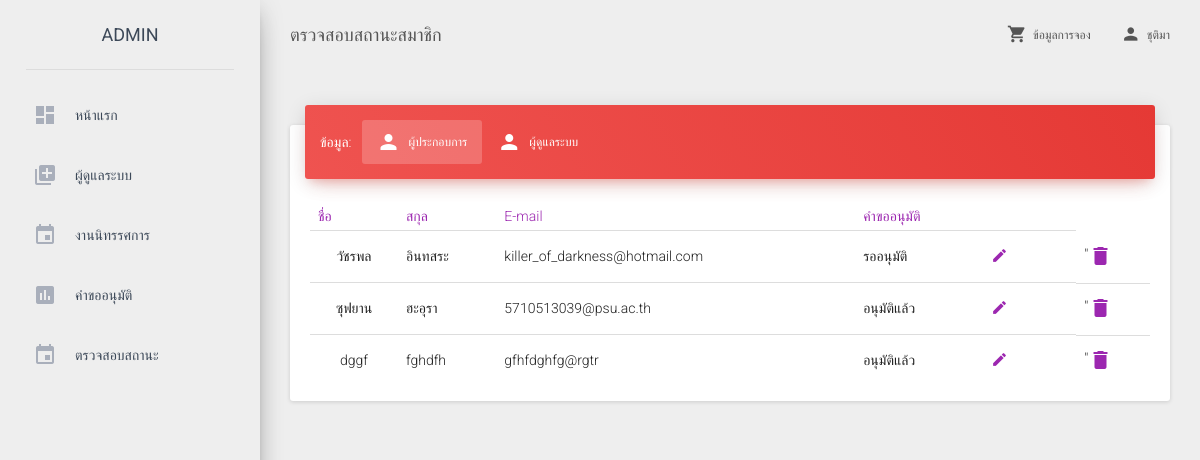
Page /admin_status_user.php (signed in) on the committed database.
### tables this page shows
CREATE TABLE `exhibitors` (
  `id` int(10) UNSIGNED NOT NULL,
  `name` char(50) NOT NULL,
  `lname` char(50) NOT NULL,
  `tel` varchar(10) NOT NULL,
  `email` varchar(50) NOT NULL,
  `username` varchar(50) NOT NULL,
  `password` varchar(50) NOT NULL,
  `company` varchar(100) NOT NULL,
  `address` varchar(100) NOT NULL,
  `role` char(50) NOT NULL,
  `is_enable` char(1) NOT NULL
);

### admin_status_user.php (the view, shortened to what this page needs)
    <!doctype html>
    <html lang="en">
    <head>
        <link href="css/m/bootstrap.min.css" rel="stylesheet" />
        <link href="css/m/material-dashboard.css?v=1.2.0" rel="stylesheet" />
        <link href="css/m/demo.css" rel="stylesheet" />
        <link href="http://maxcdn.bootstrapcdn.com/font-awesome/latest/css/font-awesome.min.css" rel="stylesheet">
    </head>
    <body>
        <div class="wrapper">
            <div class="sidebar" data-color="red">
                <div class="logo">
                    <a href="admin_home.php" class="simple-text">
                        ADMIN
                    </a>
                </div>
                <div class="sidebar-wrapper">
                    <ul class="nav">
                        <li>
                            <a href="admin_home.php">
                                <i class="material-icons">dashboard</i>
                                <p>หน้าแรก</p>
                            </a>
                        </li>
                        <li class="dropdown">
                            <a href="admin_add_user.php">
                                <i class="material-icons">library_add</i>
                                <p>ผู้ดูแลระบบ</p>
                            </a>
                        </li>
                        <li class="dropdown">
                            <a href="#" class="dropdown-toggle" data-toggle="dropdown">
                                <i class="material-icons">event</i>
                                <p>งานนิทรรศการ</p>
                            </a>
                        </li>
                     <li class="dropdown">
                            <a href="#" class="dropdown-toggle" data-toggle="dropdown">
                                <i class="material-icons">assessment</i>
                                <p>คำขออนุมัติ</p>
                            </a>
                        </li>
                        <li class="dropdown">
                            <a href="#" class="dropdown-toggle" data-toggle="dropdown">
                                <i class="material-icons">event</i>
                                <p>ตรวจสอบสถานะ</p>
                            </a>
                        </li>
                </div>
            </div>
            <div class="main-panel">
                <nav class="navbar navbar-transparent navbar-absolute">
                    <div class="container-fluid">
                        <div class="navbar-header">
                            <a class="navbar-brand" href="admin_status_user.php"> ตรวจสอบสถานะสมาชิก</a>
                        </div>
                        <div class="collapse navbar-collapse">
                            <ul class="nav navbar-nav navbar-right">
                        <li >
                            <a href="show.php">
                                <i class="material-icons">shopping_cart</i>
                                ข้อมูลการจอง
                            </a>
                        </li>
                                <li class="dropdown">
                                    <a href="#" class="dropdown-toggle" data-toggle="dropdown">
                                        <i class="material-icons">person</i>
                                        <?php echo $_SESSION['Name']; ?>
                                    </a>
                                </li>
                            </ul>
                        </div>
                    </div>
                </nav>
                <div class="content">
                    <div class="container-fluid">
                    <div class="row">
                        <div class="col-lg-12 col-md-12">
                            <div class="card card-nav-tabs">
                                <div class="card-header" data-tabs="tabs" data-background-color="red">
                                    <div class="nav-tabs-navigation">
                                        <div class="nav-tabs-wrapper">
                                            <span class="nav-tabs-title">ข้อมูล:</span>
                                            <ul class="nav nav-tabs">
                                                <li class="active">
                                                    <a href="#exhibitor" data-toggle="tab">
                                                        <i class="material-icons">person</i> ผู้ประกอบการ
                                                        <div class="ripple-container"></div>
                                                    </a>
                                                </li>
                                                <li class="">
                                                    <a href="#admin" data-toggle="tab" data-tabs="tabs">
                                                        <i class="material-icons">person</i> ผู้ดูแลระบบ
                                                        <div class="ripple-container"></div>
                                                    </a>
                                                </li>
                                            </ul>
                                        </div>
                                    </div>
                                </div>
                                <div class="card-content">
                                    <div class="tab-content">
                                        <div class="tab-pane active" id="exhibitor">
        <?php
include('connect.php');
?>
<table class='table'>
                                       <thead class='text-primary'>
                     <tr>
                       <th>ชื่อ</th>
                        <th>สกุล</th>
                        <th>E-mail</th>
                        <th>คำขออนุมัติ</th>
                        <th></th>
                        <th></th>
                        </tr>
                    </thead>
<?php
$sql = "SELECT exhibitors.* FROM exhibitors ";
$query = mysqli_query($con,$sql);
while ($data = mysqli_fetch_array($query) ) {
?>
<tr >
<td><center><?php echo "$data[name]"; ?></center></td>
<td><?php echo "$data[lname]"; ?></td>
<td><?php echo "$data[email]"; ?></td>
<td>
                     <?php
                     if ($data['is_enable'] == 'n') {
                     echo "รออนุมัติ";
                           }
                           else {
                            echo "อนุมัติแล้ว";
                           }
                           ?></td>
<td class='td-actions text-right'>
<button type='button' class='btn btn-primary btn-simple btn-xs'>
                                 <i class='material-icons'><a href="admin_edit_exhibitor.php?exhibitor_id=<?php echo $data["id"];?>">edit</i></a>
                                  </button>
                                </td>
                               <td>
                               <td class='td-actions text-right'>
                                        "<i class='material-icons'><a href="delete_exhibitor.php?exhibitor_id=<?php echo $data["id"];?>">delete</i></a>
                                     </td>
<?php
}
?>
                        </table>
                                        </div>
                                </div>
                            </div>
                        </div>
                    </div>
                    </div>
                </div>
            </div>
        </div>
    </body>
    </html>

### rows in the picture
exhibitors: name "วัชรพล", lname "อินทสระ", email "killer_of_darkness@hotmail.com", is_enable "รออนุมัติ"
exhibitors: name "ซุฟยาน", lname "ฮะอุรา", email "5710513039@psu.ac.th", is_enable "อนุมัติแล้ว"
exhibitors: name "dggf", lname "fghdfh", email "gfhfdghfg@rgtr", is_enable "อนุมัติแล้ว"

### other values in the picture
$_SESSION['Name'] "ชุติมา"
